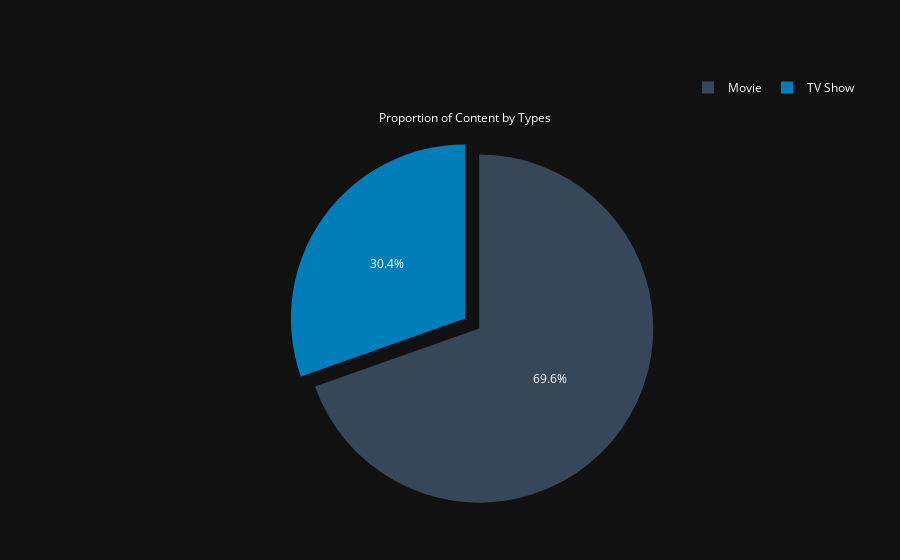

Notebook source saved alongside this figure:
### Code cell
types = df['type'].value_counts().reset_index()
trace = go.Pie(labels=types['index'], values=types['type'], 
               pull=[0.1, 0], marker=dict(colors=["#37475a", "#007eb9"]),
               title="Proportion of Content by Types")

fig = go.Figure([trace])

fig.update_layout(autosize=True,
                         margin=dict(t=110, b=50, l=70, r=40),
                         xaxis_title=' ', yaxis_title=" ",
                         plot_bgcolor='#111111', paper_bgcolor='#111111',
                         title_font=dict(size=25, color='#ffffff', family="Muli, sans-serif"),
                         font=dict(color='#ffffff'),
                         legend=dict(orientation="h", yanchor="bottom", y=1.02, xanchor="right", x=1)
                        )
fig.show()

### Figure 1 — Plotly figure (JSON) as saved in the notebook; plotly's stock layout.template omitted (floating-point values rounded to 4 significant figures)
{"data": [{"labels": ["Movie", "TV Show"], "marker": {"colors": ["#37475a", "#007eb9"]}, "pull": [0.1, 0], "title": {"text": "Proportion of Content by Types"}, "type": "pie", "values": [6128, 2676]}], "layout": {"autosize": true, "font": {"color": "#ffffff"}, "legend": {"orientation": "h", "x": 1, "xanchor": "right", "y": 1.02, "yanchor": "bottom"}, "margin": {"b": 50, "l": 70, "r": 40, "t": 110}, "paper_bgcolor": "#111111", "plot_bgcolor": "#111111", "title": {"font": {"color": "#ffffff", "family": "Muli, sans-serif", "size": 25}}, "xaxis": {"title": {"text": " "}}, "yaxis": {"title": {"text": " "}}}}
